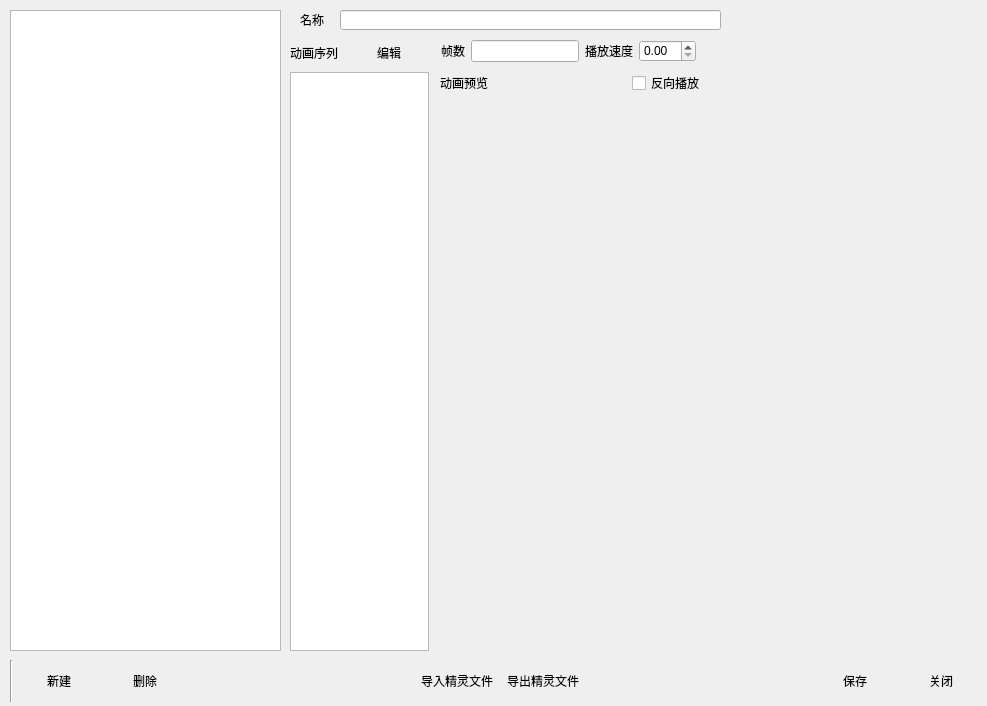
<?xml version="1.0" encoding="UTF-8"?>
<ui version="4.0">
 <class>SpriteDefineWindow</class>
 <widget class="QWidget" name="SpriteDefineWindow">
  <property name="geometry">
   <rect>
    <x>0</x>
    <y>0</y>
    <width>987</width>
    <height>706</height>
   </rect>
  </property>
  <property name="windowTitle">
   <string>精灵管理</string>
  </property>
  <property name="windowIcon">
   <iconset resource="orion2.qrc">
    <normaloff>:/images/unique32.png</normaloff>:/images/unique32.png</iconset>
  </property>
  <widget class="QTreeWidget" name="treeWidget">
   <property name="geometry">
    <rect>
     <x>10</x>
     <y>10</y>
     <width>271</width>
     <height>641</height>
    </rect>
   </property>
   <attribute name="headerVisible">
    <bool>false</bool>
   </attribute>
   <column>
    <property name="text">
     <string notr="true">1</string>
    </property>
   </column>
  </widget>
  <widget class="QWidget" name="previewwidget" native="true">
   <property name="geometry">
    <rect>
     <x>440</x>
     <y>110</y>
     <width>541</width>
     <height>541</height>
    </rect>
   </property>
  </widget>
  <widget class="QWidget" name="horizontalLayoutWidget_2">
   <property name="geometry">
    <rect>
     <x>10</x>
     <y>660</y>
     <width>971</width>
     <height>42</height>
    </rect>
   </property>
   <layout class="QHBoxLayout" name="horizontalLayout_2">
    <item>
     <widget class="Line" name="line">
      <property name="orientation">
       <enum>Qt::Vertical</enum>
      </property>
     </widget>
    </item>
    <item>
     <widget class="QPushButton" name="addpushButton">
      <property name="text">
       <string>新建</string>
      </property>
      <property name="icon">
       <iconset resource="orion2.qrc">
        <normaloff>:/images/add.png</normaloff>:/images/add.png</iconset>
      </property>
      <property name="iconSize">
       <size>
        <width>32</width>
        <height>32</height>
       </size>
      </property>
      <property name="flat">
       <bool>true</bool>
      </property>
     </widget>
    </item>
    <item>
     <widget class="QPushButton" name="deletepushButton">
      <property name="text">
       <string>删除</string>
      </property>
      <property name="icon">
       <iconset resource="orion2.qrc">
        <normaloff>:/images/delete.png</normaloff>:/images/delete.png</iconset>
      </property>
      <property name="iconSize">
       <size>
        <width>32</width>
        <height>32</height>
       </size>
      </property>
      <property name="flat">
       <bool>true</bool>
      </property>
     </widget>
    </item>
    <item>
     <spacer name="horizontalSpacer">
      <property name="orientation">
       <enum>Qt::Horizontal</enum>
      </property>
      <property name="sizeHint" stdset="0">
       <size>
        <width>40</width>
        <height>20</height>
       </size>
      </property>
     </spacer>
    </item>
    <item>
     <widget class="QPushButton" name="importpushButton">
      <property name="text">
       <string>导入精灵文件</string>
      </property>
      <property name="icon">
       <iconset resource="orion2.qrc">
        <normaloff>:/images/export.png</normaloff>:/images/export.png</iconset>
      </property>
      <property name="iconSize">
       <size>
        <width>32</width>
        <height>32</height>
       </size>
      </property>
      <property name="flat">
       <bool>true</bool>
      </property>
     </widget>
    </item>
    <item>
     <widget class="QPushButton" name="exportpushButton">
      <property name="text">
       <string>导出精灵文件</string>
      </property>
      <property name="icon">
       <iconset resource="orion2.qrc">
        <normaloff>:/images/import.png</normaloff>:/images/import.png</iconset>
      </property>
      <property name="iconSize">
       <size>
        <width>32</width>
        <height>32</height>
       </size>
      </property>
      <property name="flat">
       <bool>true</bool>
      </property>
     </widget>
    </item>
    <item>
     <spacer name="horizontalSpacer_2">
      <property name="orientation">
       <enum>Qt::Horizontal</enum>
      </property>
      <property name="sizeHint" stdset="0">
       <size>
        <width>40</width>
        <height>20</height>
       </size>
      </property>
     </spacer>
    </item>
    <item>
     <widget class="QPushButton" name="savepushButton">
      <property name="text">
       <string>保存</string>
      </property>
      <property name="icon">
       <iconset resource="orion2.qrc">
        <normaloff>:/images/ok.png</normaloff>:/images/ok.png</iconset>
      </property>
      <property name="iconSize">
       <size>
        <width>32</width>
        <height>32</height>
       </size>
      </property>
      <property name="flat">
       <bool>true</bool>
      </property>
     </widget>
    </item>
    <item>
     <widget class="QPushButton" name="cancelpushButton">
      <property name="text">
       <string>关闭</string>
      </property>
      <property name="icon">
       <iconset resource="orion2.qrc">
        <normaloff>:/images/cancel.png</normaloff>:/images/cancel.png</iconset>
      </property>
      <property name="iconSize">
       <size>
        <width>32</width>
        <height>32</height>
       </size>
      </property>
      <property name="flat">
       <bool>true</bool>
      </property>
     </widget>
    </item>
   </layout>
  </widget>
  <widget class="QWidget" name="layoutWidget">
   <property name="geometry">
    <rect>
     <x>440</x>
     <y>70</y>
     <width>531</width>
     <height>26</height>
    </rect>
   </property>
   <layout class="QHBoxLayout" name="horizontalLayout_3">
    <item>
     <widget class="QLabel" name="label_3">
      <property name="text">
       <string>动画预览</string>
      </property>
     </widget>
    </item>
    <item>
     <widget class="QPushButton" name="playpushButton">
      <property name="text">
       <string/>
      </property>
      <property name="icon">
       <iconset resource="orion2.qrc">
        <normaloff>:/images/play.png</normaloff>:/images/play.png</iconset>
      </property>
      <property name="flat">
       <bool>true</bool>
      </property>
     </widget>
    </item>
    <item>
     <widget class="QPushButton" name="pausepushButton">
      <property name="text">
       <string/>
      </property>
      <property name="icon">
       <iconset resource="orion2.qrc">
        <normaloff>:/images/pause.png</normaloff>:/images/pause.png</iconset>
      </property>
      <property name="flat">
       <bool>true</bool>
      </property>
     </widget>
    </item>
    <item>
     <widget class="QPushButton" name="stoppushButton">
      <property name="text">
       <string/>
      </property>
      <property name="icon">
       <iconset resource="orion2.qrc">
        <normaloff>:/images/stop.png</normaloff>:/images/stop.png</iconset>
      </property>
      <property name="flat">
       <bool>true</bool>
      </property>
     </widget>
    </item>
    <item>
     <widget class="QCheckBox" name="backcheckBox">
      <property name="text">
       <string>反向播放</string>
      </property>
     </widget>
    </item>
    <item>
     <spacer name="horizontalSpacer_3">
      <property name="orientation">
       <enum>Qt::Horizontal</enum>
      </property>
      <property name="sizeHint" stdset="0">
       <size>
        <width>40</width>
        <height>20</height>
       </size>
      </property>
     </spacer>
    </item>
   </layout>
  </widget>
  <widget class="QLabel" name="label">
   <property name="geometry">
    <rect>
     <x>300</x>
     <y>10</y>
     <width>48</width>
     <height>20</height>
    </rect>
   </property>
   <property name="text">
    <string>名称</string>
   </property>
  </widget>
  <widget class="QLineEdit" name="namelineEdit">
   <property name="geometry">
    <rect>
     <x>340</x>
     <y>10</y>
     <width>381</width>
     <height>20</height>
    </rect>
   </property>
  </widget>
  <widget class="QWidget" name="layoutWidget">
   <property name="geometry">
    <rect>
     <x>290</x>
     <y>40</y>
     <width>139</width>
     <height>611</height>
    </rect>
   </property>
   <layout class="QVBoxLayout" name="verticalLayout">
    <item>
     <layout class="QHBoxLayout" name="horizontalLayout_4">
      <item>
       <widget class="QLabel" name="label_2">
        <property name="text">
         <string>动画序列</string>
        </property>
       </widget>
      </item>
      <item>
       <spacer name="horizontalSpacer_4">
        <property name="orientation">
         <enum>Qt::Horizontal</enum>
        </property>
        <property name="sizeHint" stdset="0">
         <size>
          <width>40</width>
          <height>20</height>
         </size>
        </property>
       </spacer>
      </item>
      <item>
       <widget class="QPushButton" name="editpushButton">
        <property name="text">
         <string>编辑</string>
        </property>
        <property name="icon">
         <iconset resource="orion2.qrc">
          <normaloff>:/images/book.png</normaloff>:/images/book.png</iconset>
        </property>
        <property name="flat">
         <bool>true</bool>
        </property>
       </widget>
      </item>
     </layout>
    </item>
    <item>
     <widget class="QListWidget" name="seqlistWidget"/>
    </item>
   </layout>
  </widget>
  <widget class="QWidget" name="layoutWidget">
   <property name="geometry">
    <rect>
     <x>441</x>
     <y>40</y>
     <width>531</width>
     <height>22</height>
    </rect>
   </property>
   <layout class="QHBoxLayout" name="horizontalLayout">
    <item>
     <widget class="QLabel" name="label_7">
      <property name="text">
       <string>帧数</string>
      </property>
     </widget>
    </item>
    <item>
     <widget class="QLineEdit" name="framelineEdit">
      <property name="sizePolicy">
       <sizepolicy hsizetype="Expanding" vsizetype="Fixed">
        <horstretch>0</horstretch>
        <verstretch>0</verstretch>
       </sizepolicy>
      </property>
     </widget>
    </item>
    <item>
     <widget class="QLabel" name="label_4">
      <property name="text">
       <string>播放速度</string>
      </property>
     </widget>
    </item>
    <item>
     <widget class="QDoubleSpinBox" name="doubleSpinBox"/>
    </item>
    <item>
     <widget class="QLabel" name="label_6">
      <property name="sizePolicy">
       <sizepolicy hsizetype="Preferred" vsizetype="Preferred">
        <horstretch>1</horstretch>
        <verstretch>0</verstretch>
       </sizepolicy>
      </property>
      <property name="text">
       <string/>
      </property>
     </widget>
    </item>
   </layout>
  </widget>
 </widget>
 <resources>
  <include location="orion2.qrc"/>
 </resources>
 <connections/>
</ui>
